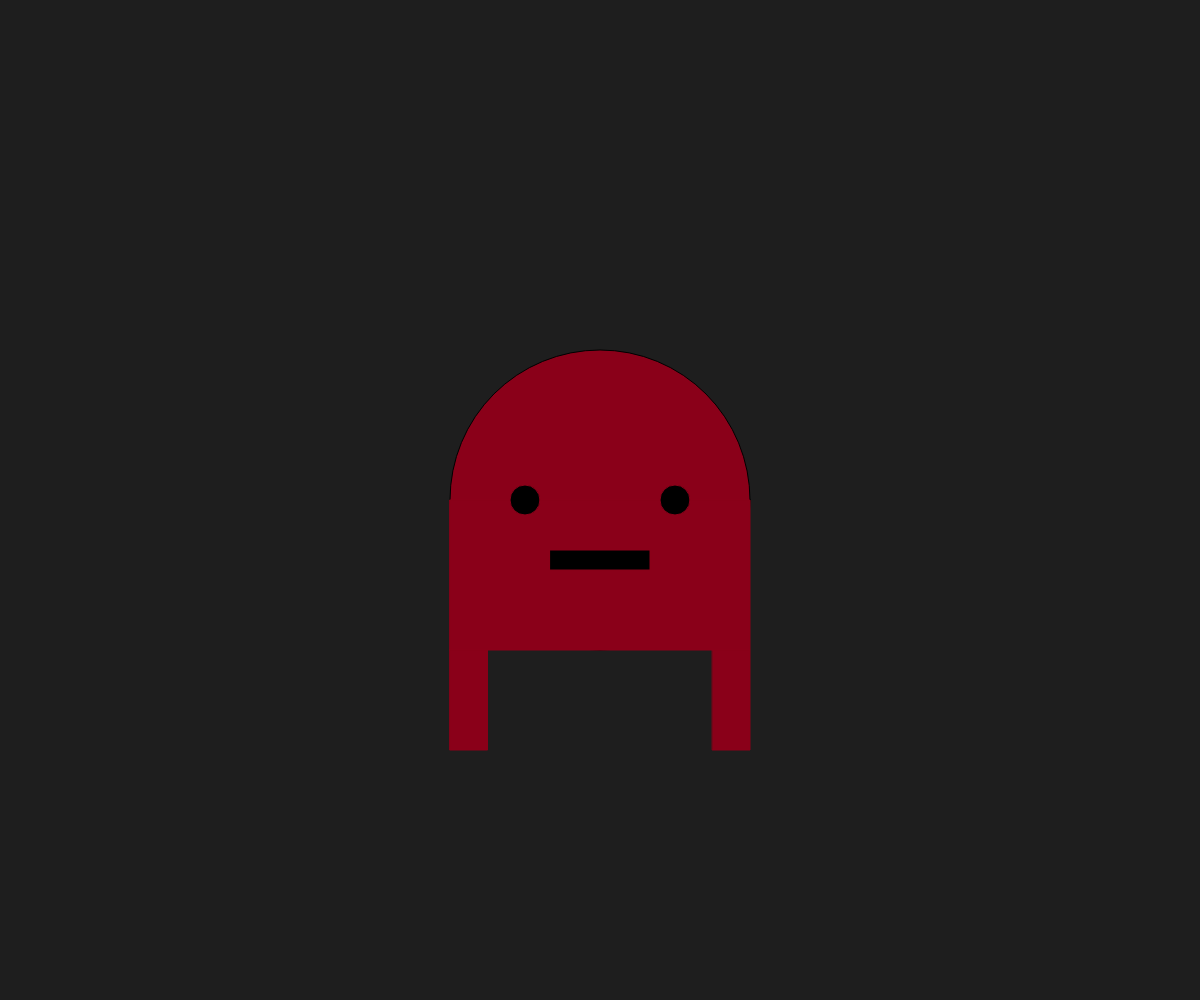
Frame 1 (no input)
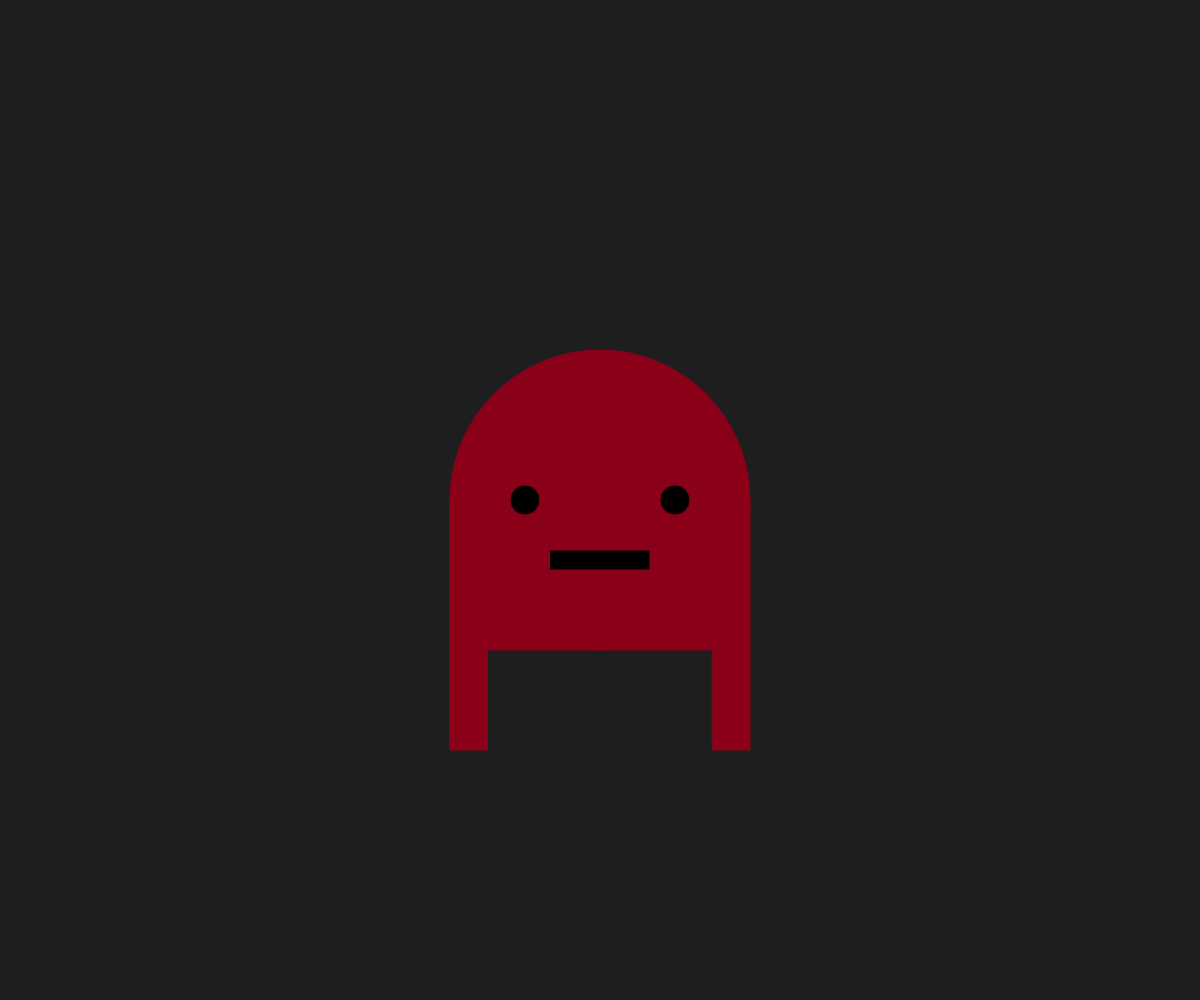
Frame 60 (no input)
Frame 120 (the mouse pressed at the canvas centre since frame 60): identical to frame 60, image omitted

The p5.js sketch that drew these frames (run headless with seeded random() and noise() and a simulated clock; from frame 60 on, the mouse is pressed at the canvas centre):

// p5.js sketch
// ── sketch.js
// Drawing with Shapes
// Eliz Vo
// September 15, 2025

let headSize = 300;
let x;
let y;
function setup() {
  createCanvas(windowWidth, windowHeight);
  x= width/2;
  y= height/2;
}

function draw() {
  background(30);

  alien();
  movement();
}

function alien(){
  fill(138, 0, 25)
  circle(x,y,headSize);
  stroke(138, 0, 25);
  stroke(138, 0, 25);
  fill(138, 0, 25);
  rect(x-(headSize/2), y, headSize, headSize/2);
  rect(x+(headSize/2)-(headSize/8), y+ (headSize/2), headSize/8, headSize/3 ); //right leg
  rect(x-(headSize/2), y+ (headSize/2), headSize/8, headSize/3); //left leg
  fill(0, 0, 0);
  circle(x -(headSize/4), y, headSize/10); //left eye
  circle(x +(headSize/4), y, headSize/10); //left eye
  rect(x-(headSize/6), y+(headSize/6), headSize/3, headSize/15); //mouth
}

function movement(){
  if (keyCode=== LEFT_ARROW && keyIsPressed){
    x-=5;
  }
  if (keyCode === RIGHT_ARROW && keyIsPressed){
    x+=5;
  }
 
  if (keyIsDown(UP_ARROW)){
    y-=5
  }
  if (keyIsDown(DOWN_ARROW)){
    y+=5
  }
}
